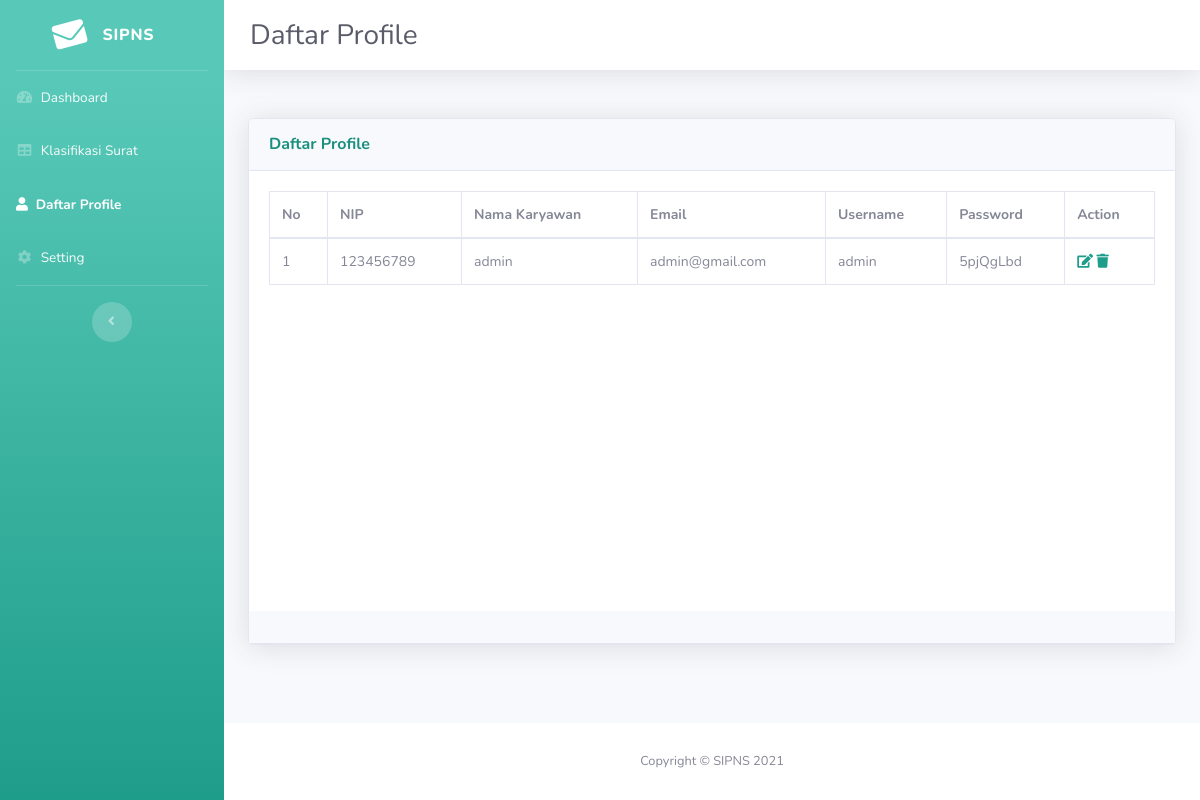
The page /admin/daftar.php (signed in) on the database its author committed.
### tables this page shows
CREATE TABLE `registrasi`( 
	`idregis` VarChar( 50 ) NOT NULL,
	`nip` VarChar( 50 ) NOT NULL,
	`namakaryawan` VarChar( 100 ) NOT NULL,
	`email` VarChar( 50 ) NOT NULL,
	`username` VarChar( 50 ) NOT NULL,
	`password` VarChar( 50 ) NOT NULL,
	PRIMARY KEY ( `idregis` ),
	CONSTRAINT `password` UNIQUE( `password` ),
	CONSTRAINT `username` UNIQUE( `username` ) )
CHARACTER SET = latin1
COLLATE = latin1_swedish_ci;

### admin/daftar.php (the view, shortened to what this page needs)
<!DOCTYPE html>
<html lang="en">
<head>
    <link href="vendor/fontawesome-free/css/all.min.css" rel="stylesheet" type="text/css">
    <link href="css/sb-admin-2.min.css" rel="stylesheet">
    <link href="css/theme-override.css" rel="stylesheet">
</head>
<body id="page-top">
    <div id="wrapper">
        <ul class="navbar-nav bg-gradient-primary sidebar sidebar-dark accordion" id="accordionSidebar">
            <a class="sidebar-brand d-flex align-items-center justify-content-center" href="../index.html">
                <div class="sidebar-brand-icon rotate-n-15">
                    <i class="fas fa-envelope"></i>
                </div>
                <div class="sidebar-brand-text mx-3">SIPNS<sup></sup></div>
            </a>
            <hr class="sidebar-divider my-0">
            <li class="nav-item">
                <a class="nav-link" href="home.php">
                    <i class="fas fa-fw fa-tachometer-alt"></i>
                    <span>Dashboard</span></a>
            </li>
			  <li class="nav-item">
                <a class="nav-link collapsed" href="klasifikasi.php">
                     <i class="fas fa-fw fa-table"></i>
                    <span>Klasifikasi Surat</span>
                </a>
            </li>
			  <li class="nav-item active">
                <a class="nav-link collapsed" href="daftar.php">
                      <i class="fas fa-user"></i>
                    <span>Daftar Profile</span>
                </a>
            </li>
            <li class="nav-item">
                <a class="nav-link collapsed" href="setting.php" >
                    <i class="fas fa-fw fa-cog"></i>
                    <span>Setting</span>
                </a>
            </li>
            <hr class="sidebar-divider d-none d-md-block">
            <div class="text-center d-none d-md-inline">
                <button class="rounded-circle border-0" id="sidebarToggle"></button>
            </div>
        </ul>
        <div id="content-wrapper" class="d-flex flex-column">
            <div id="content">
                <nav class="navbar navbar-expand navbar-light bg-white topbar mb-4 static-top shadow">
                    <div class="d-sm-flex align-items-center justify-content-between mb-4">
                        <h1 class="h3 mb-0 text-gray-800">Daftar Profile</h1>
                    </div>
                </nav>
                    <div class="container-fluid">
					 <div class="card shadow mb-4">
                        <div class="card-header py-3">
                            <h6 class="m-0 font-weight-bold text-primary">Daftar Profile</h6>
                        </div>
                        <div class="card-body create">
                        <div class="create in">
                            <div class="table-responsive">
                               <table class="table table-bordered" id="dataTable" width="100%" cellspacing="0">
                                    <thead>
                                        <tr>
                                            <th>No</th>
                                            <th>NIP</th>
                                            <th>Nama Karyawan</th>
                                            <th>Email</th>
                                            <th>Username</th>
                                            <th>Password</th>
                                            <th>Action</th>
                                        </tr>
                                    </thead>
									<?php
									include "konek.php";
									$no=1;
									$query ="SELECT * FROM registrasi ORDER BY idregis";
									$sql = mysqli_query($connect, $query);
									$row = mysqli_num_rows($sql);
									if($row > 0){
									while($data = mysqli_fetch_array($sql)){
									?>
                                    <tbody>
                                        <tr>
                                            <td><?= $no++;?></td>
                                            <td><?php echo $data['nip'] ?></td>
                                            <td><?php echo $data['namakaryawan'] ?></td>
                                            <td><?php echo $data['email'] ?></td>
                                            <td><?php echo $data['username'] ?></td>
                                            <td><?php echo $data['password'] ?></td>
											<td>
												<a href="editpersonal.php?idregis=<?php echo $data['idregis'];?>">
													<i title="Edit" name="edit" class="fas fa-edit"></i>
												</a>
												<a href="delpers.php?namakaryawan=<?php echo $data['namakaryawan'];?>" onclick="return confirm('Hapus <?php echo $data['namakaryawan'];?> ? ');">
													<i title="Delete" name="delete" class="fas fa-trash"></i>
												</a>
											</td>
                                        </tr>
                                    </tbody>
									<?php
									}
									}
									?>
                                </table>
                            </div>
                            </div>
                        </div>
						<div class="card-header py-3 d-flex flex-row align-items-center justify-content-between">
                                        </div>
                    </div>
                </div>
            </div>
            <footer class="sticky-footer bg-white">
                <div class="container my-auto">
                    <div class="copyright text-center my-auto">
                        <span>Copyright &copy; SIPNS 2021</span>
                    </div>
                </div>
            </footer>
        </div>
    </div>
</body>
</html>

### admin/css/theme-override.css (style rules this page uses)
:root { --blue: #1f9d8b; --primary: #1f9d8b; }
a { color: #1f9d8b; }
.text-primary, a.text-primary:hover, a.text-primary:focus { color: #1b8f7f !important; }
.bg-gradient-primary { background-color: #39b8a5; background-image: linear-gradient(180deg, #58c9b8 10%, #1f9d8b 100%); }
.sidebar-dark .nav-item .nav-link, .sidebar-dark .sidebar-brand, .sidebar-dark hr.sidebar-divider { color: rgba(255, 255, 255, 0.95); }
.sidebar-dark .nav-item.active .nav-link, .sidebar-dark .nav-item .nav-link:hover, .sidebar-dark .sidebar-brand:hover { color: #fff; }

### admin/daftar.php (style rules this page uses)
.h3.mb-0 { padding-left:10px !important; }
h1 { margin-top:25px !important; }
.text-gray-800 { color: #5a5c69 !important; }
.card-body.create { padding:1.25rem 0 1.25rem 1.25rem; }
.create.in { height: 400px; overflow: auto; padding-right: 20px; }

### rows shown on the page
registrasi: nip "123456789", namakaryawan "admin", email "admin@gmail.com", username "admin", password "5pjQgLbd"
